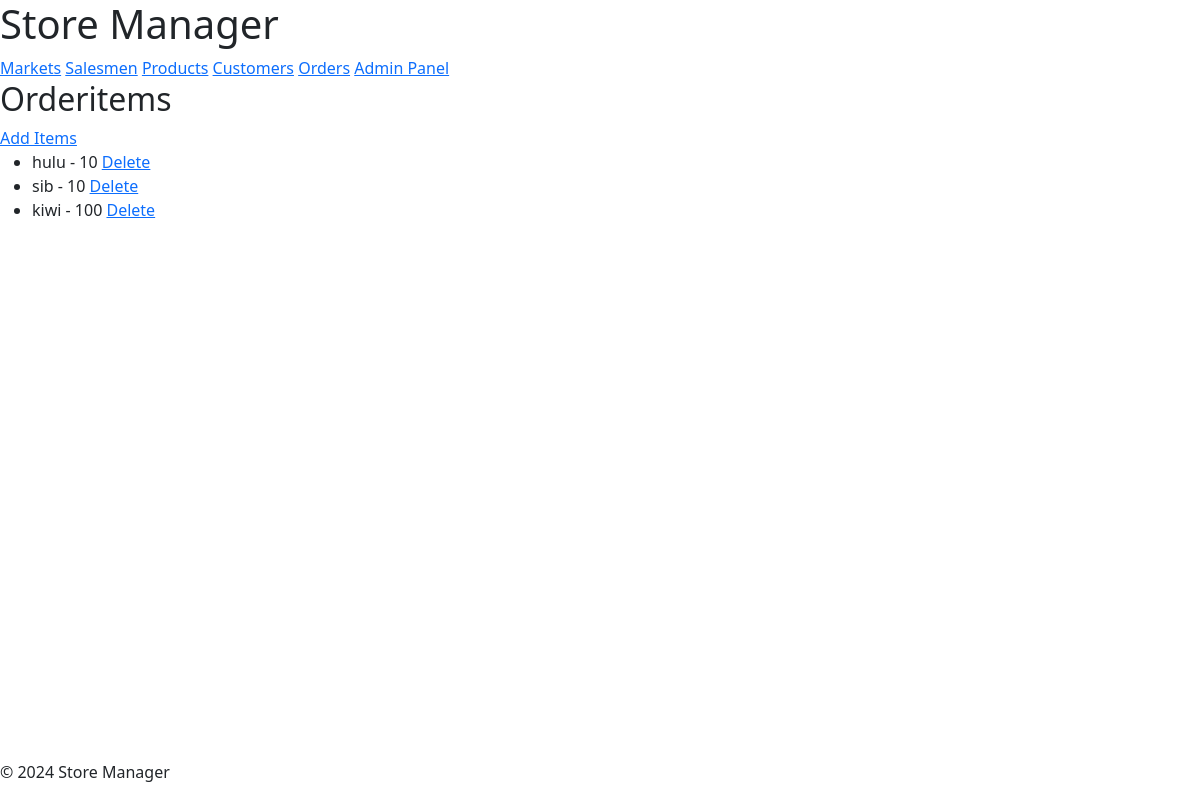
/orderitems/ (signed in), run on the app's committed database.
### storeManager/models.py (models this page shows, shortened)
class OrderItem(models.Model):
    item_id = models.AutoField(primary_key=True)
    order = models.ForeignKey(Order, on_delete=models.CASCADE)
    product = models.ForeignKey(Product, on_delete=models.CASCADE)
    quantity = models.IntegerField()
    stock_state = models.BooleanField(default=False)

class Product(models.Model):
    product_id = models.AutoField(primary_key=True)
    product_name = models.CharField(max_length=255)
    price = models.DecimalField(max_digits=10, decimal_places=2)
    stock = models.IntegerField()
    market = models.ForeignKey(Market, on_delete=models.CASCADE, null=True, blank=True)
    salesman = models.ForeignKey(Salesman, on_delete=models.CASCADE, null=True, blank=True)
    def __str__(self):
        return self.product_name

### storeManager/views.py (the view)
# urls.py: path('orderitems/', views.OrderItemListView.as_view(), name='orderitem_list'),
class OrderItemListView(LoginRequiredMixin, ListView):
    model = OrderItem
    template_name = 'orderitem/orderitem_list.html'
    context_object_name = 'orderitems'
    paginate_by = 10
    def get_queryset(self):
        query = self.request.GET.get('q')
        if query:
            return OrderItem.objects.filter(order__customer__customer_name__icontains=query)
        return OrderItem.objects.all()

### storeManager/templates/orderitem/orderitem_list.html
{% extends 'base.html' %}
{% block content %}
<h2>Orderitems</h2>
<a href="{% url 'orderitem_add' %}">Add Items</a>
<ul>
    {% for orderitem in object_list %}
    <li>
        {{ orderitem.product }} - {{ orderitem.quantity }}
        <a href="{% url 'orderitem_delete' orderitem.pk %}">Delete</a>
    </li>
    {% endfor %}
</ul>
{% endblock %}

### data on the page
OrderItem: product "hulu", quantity "10"
OrderItem: product "sib", quantity "10"
OrderItem: product "kiwi", quantity "100"
